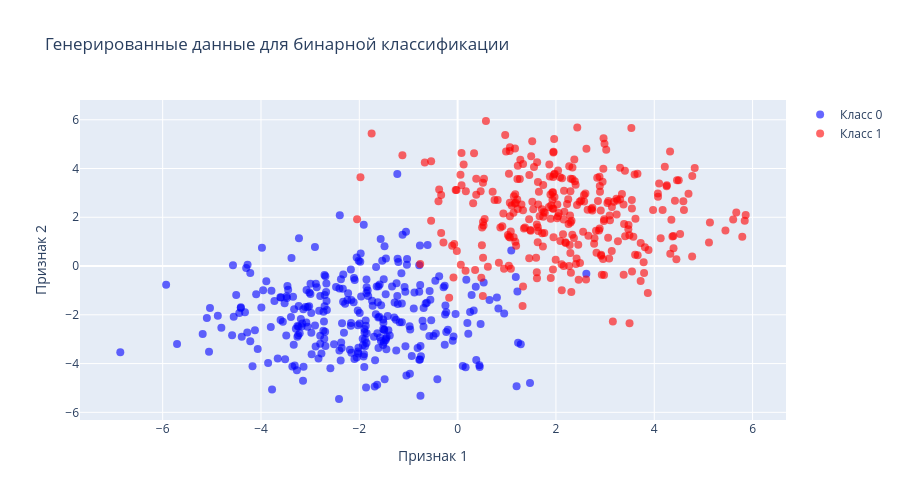

The notebook cell saved with this chart:
### Markdown cell above
## Визуализация данных классификации

### Code cell
fig = go.Figure()

# Класс 0
mask_0 = y_classification == 0
fig.add_trace(go.Scatter(
    x=X_classification[mask_0, 0],
    y=X_classification[mask_0, 1],
    mode='markers',
    name='Класс 0',
    marker=dict(color='blue', size=8, opacity=0.6)
))

# Класс 1
mask_1 = y_classification == 1
fig.add_trace(go.Scatter(
    x=X_classification[mask_1, 0],
    y=X_classification[mask_1, 1],
    mode='markers',
    name='Класс 1',
    marker=dict(color='red', size=8, opacity=0.6)
))

fig.update_layout(
    title='Генерированные данные для бинарной классификации',
    xaxis_title='Признак 1',
    yaxis_title='Признак 2',
    height=500
)

fig.show()

### Figure 1 — Plotly figure (JSON) as saved in the notebook; plotly's stock layout.template omitted (floating-point values rounded to 4 significant figures; data arrays with more than 128 entries replaced by an {"elided": "..."} marker saying what was removed)
{"data": [{"marker": {"color": "blue", "opacity": 0.6, "size": 8}, "mode": "markers", "name": "Класс 0", "type": "scatter", "x": {"elided": "300 float values"}, "y": {"elided": "300 float values"}}, {"marker": {"color": "red", "opacity": 0.6, "size": 8}, "mode": "markers", "name": "Класс 1", "type": "scatter", "x": {"elided": "300 float values"}, "y": {"elided": "300 float values"}}], "layout": {"height": 500, "title": {"text": "Генерированные данные для бинарной классификации"}, "xaxis": {"title": {"text": "Признак 1"}}, "yaxis": {"title": {"text": "Признак 2"}}}}
